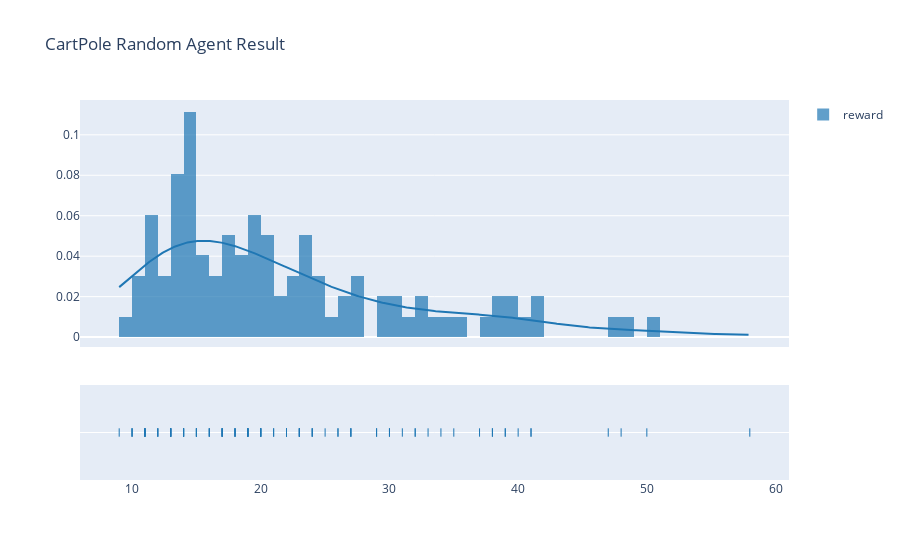

This figure's notebook cell:
### Markdown cell above
Plot results

### Code cell
import plotly.figure_factory as ff

fig = ff.create_distplot([result['rews']], ['reward'])
fig.update_layout(title_text='CartPole Random Agent Result')
fig.show()

### Figure 1 — Plotly figure (JSON) as saved in the notebook; plotly's stock layout.template omitted (floating-point values rounded to 4 significant figures; data arrays with more than 128 entries replaced by an {"elided": "..."} marker saying what was removed)
{"data": [{"autobinx": false, "histnorm": "probability density", "legendgroup": "reward", "marker": {"color": "rgb(31, 119, 180)"}, "name": "reward", "opacity": 0.7, "type": "histogram", "x": [38, 22, 11, 18, 40, 13, 58, 14, 23, 17, 16, 15, 25, 26, 14, 27, 41, 13, 13, 11, 24, 30, 12, 14, 23, 26, 41, 29, 31, 21, 22, 16, 15, 13, 47, 32, 48, 24, 30, 32, 29, 15, 9, 19, 50, 20, 13, 24, 14, 14, 10, 19, 39, 23, 17, 19, 14, 38, 20, 13, 20, 14, 33, 20, 12, 14, 20, 19, 13, 19, 10, 11, 18, 19, 16, 14, 10, 15, 34, 23, 21, 11, 11, 11, 37, 23, 17, 12, 18, 13, 18, 35, 27, 39, 22, 14, 17, 27, 17, 14], "xaxis": "x", "xbins": {"end": 58, "size": 1, "start": 9}, "yaxis": "y"}, {"legendgroup": "reward", "marker": {"color": "rgb(31, 119, 180)"}, "mode": "lines", "name": "reward", "showlegend": false, "type": "scatter", "x": {"elided": "500 float values"}, "xaxis": "x", "y": {"elided": "500 float values"}, "yaxis": "y"}, {"legendgroup": "reward", "marker": {"color": "rgb(31, 119, 180)", "symbol": "line-ns-open"}, "mode": "markers", "name": "reward", "showlegend": false, "type": "scatter", "x": [38, 22, 11, 18, 40, 13, 58, 14, 23, 17, 16, 15, 25, 26, 14, 27, 41, 13, 13, 11, 24, 30, 12, 14, 23, 26, 41, 29, 31, 21, 22, 16, 15, 13, 47, 32, 48, 24, 30, 32, 29, 15, 9, 19, 50, 20, 13, 24, 14, 14, 10, 19, 39, 23, 17, 19, 14, 38, 20, 13, 20, 14, 33, 20, 12, 14, 20, 19, 13, 19, 10, 11, 18, 19, 16, 14, 10, 15, 34, 23, 21, 11, 11, 11, 37, 23, 17, 12, 18, 13, 18, 35, 27, 39, 22, 14, 17, 27, 17, 14], "xaxis": "x", "y": ["reward", "reward", "reward", "reward", "reward", "reward", "reward", "reward", "reward", "reward", "reward", "reward", "reward", "reward", "reward", "reward", "reward", "reward", "reward", "reward", "reward", "reward", "reward", "reward", "reward", "reward", "reward", "reward", "reward", "reward", "reward", "reward", "reward", "reward", "reward", "reward", "reward", "reward", "reward", "reward", "reward", "reward", "reward", "reward", "reward", "reward", "reward", "reward", "reward", "reward", "reward", "reward", "reward", "reward", "reward", "reward", "reward", "reward", "reward", "reward", "reward", "reward", "reward", "reward", "reward", "reward", "reward", "reward", "reward", "reward", "reward", "reward", "reward", "reward", "reward", "reward", "reward", "reward", "reward", "reward", "reward", "reward", "reward", "reward", "reward", "reward", "reward", "reward", "reward", "reward", "reward", "reward", "reward", "reward", "reward", "reward", "reward", "reward", "reward", "reward"], "yaxis": "y2"}], "layout": {"barmode": "overlay", "hovermode": "closest", "legend": {"traceorder": "reversed"}, "title": {"text": "CartPole Random Agent Result"}, "xaxis": {"anchor": "y2", "domain": [0, 1], "zeroline": false}, "yaxis": {"anchor": "free", "domain": [0.35, 1], "position": 0}, "yaxis2": {"anchor": "x", "domain": [0, 0.25], "dtick": 1, "showticklabels": false}}}
